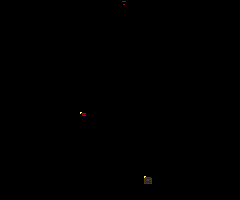

Below is a game level as drawn by its tile map, then a one-line description and the .tmx file that defines it, in full:
An orthogonal 30x25 tile map with 8x8 px tiles, 3 tile layers (Geometry layer, Background, Enemy spawns).

<map version="1.10" tiledversion="1.10.2" orientation="orthogonal" renderorder="right-down" width="30" height="25" tilewidth="8" tileheight="8" infinite="0" nextlayerid="5" nextobjectid="1">
 <tileset firstgid="1" source="Project/RoomShaper.tsx" />
 <layer id="1" name="Geometry layer" width="30" height="25">
  <data encoding="csv">
1,1,1,1,1,1,1,1,1,1,1,1,1,1,1,7,1,1,1,1,1,1,1,1,1,1,1,1,1,1,
1,1,1,1,1,1,1,1,1,1,1,1,1,1,1,2,1,1,1,1,1,1,1,1,1,1,1,1,1,1,
1,1,1,1,1,1,1,1,1,1,1,1,1,1,1,2,1,1,1,1,1,1,1,1,1,1,1,1,1,1,
1,1,1,1,1,1,1,1,1,1,1,1,1,1,1,2,1,1,1,1,1,1,1,1,1,1,1,1,1,1,
1,1,1,1,1,1,1,1,1,1,1,1,1,1,1,2,1,1,1,1,1,1,1,1,1,1,1,1,1,1,
1,1,1,1,1,1,1,1,1,1,1,1,1,1,1,2,1,1,1,1,1,1,1,1,1,1,1,1,1,1,
0,1,1,1,1,1,1,1,1,1,1,1,1,1,0,2,0,0,0,0,0,0,0,1,1,1,1,1,1,0,
0,0,1,1,0,0,0,0,0,0,1,1,1,1,0,2,0,0,0,0,0,0,0,0,1,1,0,0,0,0,
0,0,0,0,0,3,1,1,0,0,0,1,1,0,0,2,0,0,0,0,0,0,0,0,0,0,0,0,0,0,
0,0,0,0,3,1,1,1,0,0,0,0,0,0,0,2,0,0,0,0,0,0,0,3,1,4,0,0,0,0,
1,1,1,1,1,1,1,1,1,1,1,1,1,1,1,2,1,0,0,1,1,2,1,1,1,1,1,1,1,1,
1,1,1,1,1,1,1,1,1,0,0,0,0,0,1,2,1,0,0,0,0,2,1,1,1,1,1,1,1,1,
0,0,0,0,0,0,1,1,1,0,0,0,0,0,0,0,0,0,0,0,0,2,1,1,1,0,0,0,0,0,
0,0,0,0,0,0,1,1,1,0,0,0,0,0,0,0,0,0,0,0,0,2,1,1,1,0,0,0,0,0,
0,0,0,0,0,0,1,1,1,0,26,0,0,0,0,0,0,0,0,0,0,2,1,1,1,0,0,0,0,0,
0,0,0,0,0,0,1,1,1,1,1,1,1,1,1,2,1,1,1,1,1,1,1,1,1,0,0,0,0,0,
0,0,0,0,0,0,0,0,0,0,0,0,0,0,0,2,0,0,0,0,0,0,0,0,0,0,0,0,0,0,
0,0,0,0,0,0,0,0,0,0,0,0,0,0,0,2,0,0,0,0,0,0,0,0,0,0,0,0,0,0,
0,0,0,0,0,0,0,0,0,0,0,0,0,0,0,2,0,0,0,0,0,0,0,0,0,0,0,0,0,0,
0,0,0,0,0,0,0,0,0,0,0,0,0,0,0,2,0,0,0,0,0,0,0,0,0,0,0,0,0,0,
0,0,0,0,0,0,0,0,0,0,3,1,1,1,1,2,1,1,1,1,1,1,1,0,0,0,0,0,0,0,
1,1,4,0,0,0,0,0,0,3,1,1,0,0,0,2,0,0,0,1,1,1,1,0,0,0,0,0,3,1,
1,1,1,4,0,0,0,0,3,1,1,1,0,0,0,2,0,0,25,1,1,1,1,0,0,0,0,3,1,1,
1,1,1,1,1,1,1,1,1,1,1,1,1,1,1,1,1,1,1,1,1,1,1,1,1,1,1,1,1,1,
1,1,1,1,1,1,1,1,1,1,1,1,1,1,1,1,1,1,1,1,1,1,1,1,1,1,1,1,1,1
</data>
 </layer>
 <layer id="3" name="Background" width="30" height="25">
  <data encoding="csv">
0,0,0,0,0,0,0,0,0,0,0,0,0,0,0,0,0,0,0,0,0,0,0,0,0,0,0,0,0,0,
0,0,0,0,0,0,0,0,0,0,0,0,0,0,0,0,0,0,0,0,0,0,0,0,0,0,0,0,0,0,
0,0,0,0,0,0,0,0,0,0,0,0,0,0,0,0,0,0,0,0,0,0,0,0,0,0,0,0,0,0,
0,0,0,0,0,0,0,0,0,0,0,0,0,0,0,0,0,0,0,0,0,0,0,0,0,0,0,0,0,0,
0,0,0,0,0,0,0,0,0,0,0,0,0,0,0,0,0,0,0,0,0,0,0,0,0,0,0,0,0,0,
0,0,0,0,0,0,0,0,0,0,0,0,0,0,0,0,0,0,0,0,0,0,0,0,0,0,0,0,0,0,
0,0,0,0,0,0,0,0,0,0,0,0,0,0,0,0,0,0,0,0,0,0,0,0,0,0,0,0,0,0,
0,0,0,0,0,0,0,0,0,0,0,0,0,0,0,0,0,0,0,0,0,0,0,0,0,0,0,0,0,0,
0,0,0,0,0,0,0,0,0,0,0,0,0,0,0,0,0,0,0,0,0,0,0,0,0,0,0,0,0,0,
0,0,0,0,0,0,0,0,0,0,0,0,0,0,0,0,0,0,0,0,0,0,0,0,0,0,0,0,0,0,
0,0,0,0,0,0,0,0,0,0,0,0,0,0,0,0,0,0,0,0,0,0,0,0,0,0,0,0,0,0,
0,0,0,0,0,0,0,0,0,0,0,0,0,0,0,0,0,0,0,0,0,0,0,0,0,0,0,0,0,0,
0,0,0,0,0,0,0,0,0,0,0,0,0,0,0,0,0,0,0,0,0,0,0,0,0,0,0,0,0,0,
0,0,0,0,0,0,0,0,0,0,0,0,0,0,0,0,0,0,0,0,0,0,0,0,0,0,0,0,0,0,
0,0,0,0,0,0,0,0,0,0,0,0,0,0,0,0,0,0,0,0,0,0,0,0,0,0,0,0,0,0,
0,0,0,0,0,0,0,0,0,0,0,0,0,0,0,0,0,0,0,0,0,0,0,0,0,0,0,0,0,0,
0,0,0,0,0,0,0,0,0,0,0,0,0,0,0,0,0,0,0,0,0,0,0,0,0,0,0,0,0,0,
0,0,0,0,0,0,0,0,0,0,0,0,0,0,0,0,0,0,0,0,0,0,0,0,0,0,0,0,0,0,
0,0,0,0,0,0,0,0,0,0,0,0,0,0,0,0,0,0,0,0,0,0,0,0,0,0,0,0,0,0,
0,0,0,0,0,0,0,0,0,0,0,0,0,0,0,0,0,0,0,0,0,0,0,0,0,0,0,0,0,0,
0,0,0,0,0,0,0,0,0,0,0,0,0,0,0,0,0,0,0,0,0,0,0,0,0,0,0,0,0,0,
0,0,0,0,0,0,0,0,0,0,0,0,0,0,0,0,0,0,0,0,0,0,0,0,0,0,0,0,0,0,
0,0,0,0,0,0,0,0,0,0,0,0,0,0,0,0,0,0,0,0,0,0,0,0,0,0,0,0,0,0,
0,0,0,0,0,0,0,0,0,0,0,0,0,0,0,0,0,0,0,0,0,0,0,0,0,0,0,0,0,0,
0,0,0,0,0,0,0,0,0,0,0,0,0,0,0,0,0,0,0,0,0,0,0,0,0,0,0,0,0,0
</data>
 </layer>
 <layer id="4" name="Enemy spawns" width="30" height="25">
  <data encoding="csv">
0,0,0,0,0,0,0,0,0,0,0,0,0,0,0,0,0,0,0,0,0,0,0,0,0,0,0,0,0,0,
0,0,0,0,0,0,0,0,0,0,0,0,0,0,0,0,0,0,0,0,0,0,0,0,0,0,0,0,0,0,
0,0,0,0,0,0,0,0,0,0,0,0,0,0,0,0,0,0,0,0,0,0,0,0,0,0,0,0,0,0,
0,0,0,0,0,0,0,0,0,0,0,0,0,0,0,0,0,0,0,0,0,0,0,0,0,0,0,0,0,0,
0,0,0,0,0,0,0,0,0,0,0,0,0,0,0,0,0,0,0,0,0,0,0,0,0,0,0,0,0,0,
0,0,0,0,0,0,0,0,0,0,0,0,0,0,0,0,0,0,0,0,0,0,0,0,0,0,0,0,0,0,
0,0,0,0,0,0,0,0,0,0,0,0,0,0,0,0,0,0,0,0,0,0,0,0,0,0,0,0,0,0,
0,0,0,0,0,0,0,0,0,0,0,0,0,0,0,0,0,0,0,0,0,0,0,0,0,0,0,0,0,0,
0,0,0,0,0,0,0,0,0,0,0,0,0,0,0,0,0,0,0,0,0,0,0,0,0,0,0,0,0,0,
0,0,0,0,0,0,0,0,0,0,0,0,0,0,0,0,0,0,0,0,0,0,0,0,0,0,0,0,0,0,
0,0,0,0,0,0,0,0,0,0,0,0,0,0,0,0,0,0,0,0,0,0,0,0,0,0,0,0,0,0,
0,0,0,0,0,0,0,0,0,0,0,0,0,0,0,0,0,0,0,0,0,0,0,0,0,0,0,0,0,0,
0,0,0,0,0,0,0,0,0,0,0,0,0,0,0,0,0,0,0,0,0,0,0,0,0,0,0,0,0,0,
0,0,0,0,0,0,0,0,0,0,0,0,0,0,0,0,0,0,0,0,0,0,0,0,0,0,0,0,0,0,
0,0,0,0,0,0,0,0,0,0,0,0,0,0,0,0,0,0,0,0,0,0,0,0,0,0,0,0,0,0,
0,0,0,0,0,0,0,0,0,0,0,0,0,0,0,0,0,0,0,0,0,0,0,0,0,0,0,0,0,0,
0,0,0,0,0,0,0,0,0,0,0,0,0,0,0,0,0,0,0,0,0,0,0,0,0,0,0,0,0,0,
0,0,0,0,0,0,0,0,0,0,0,0,0,0,0,0,0,0,0,0,0,0,0,0,0,0,0,0,0,0,
0,0,0,0,0,0,0,0,0,0,0,0,0,0,0,0,0,0,0,0,0,0,0,0,0,0,0,0,0,0,
0,0,0,0,0,0,0,0,0,0,0,0,0,0,0,0,0,0,0,0,0,0,0,0,0,0,0,0,0,0,
0,0,0,0,0,0,0,0,0,0,0,0,0,0,0,0,0,0,0,0,0,0,0,0,0,0,0,0,0,0,
0,0,0,0,0,0,0,0,0,0,0,0,0,0,0,0,0,0,0,0,0,0,0,0,0,0,0,0,0,0,
0,0,0,0,0,0,0,0,0,0,0,0,0,0,0,0,0,0,0,0,0,0,0,0,0,0,0,0,0,0,
0,0,0,0,0,0,0,0,0,0,0,0,0,0,0,0,0,0,0,0,0,0,0,0,0,0,0,0,0,0,
0,0,0,0,0,0,0,0,0,0,0,0,0,0,0,0,0,0,0,0,0,0,0,0,0,0,0,0,0,0
</data>
 </layer>
</map>
